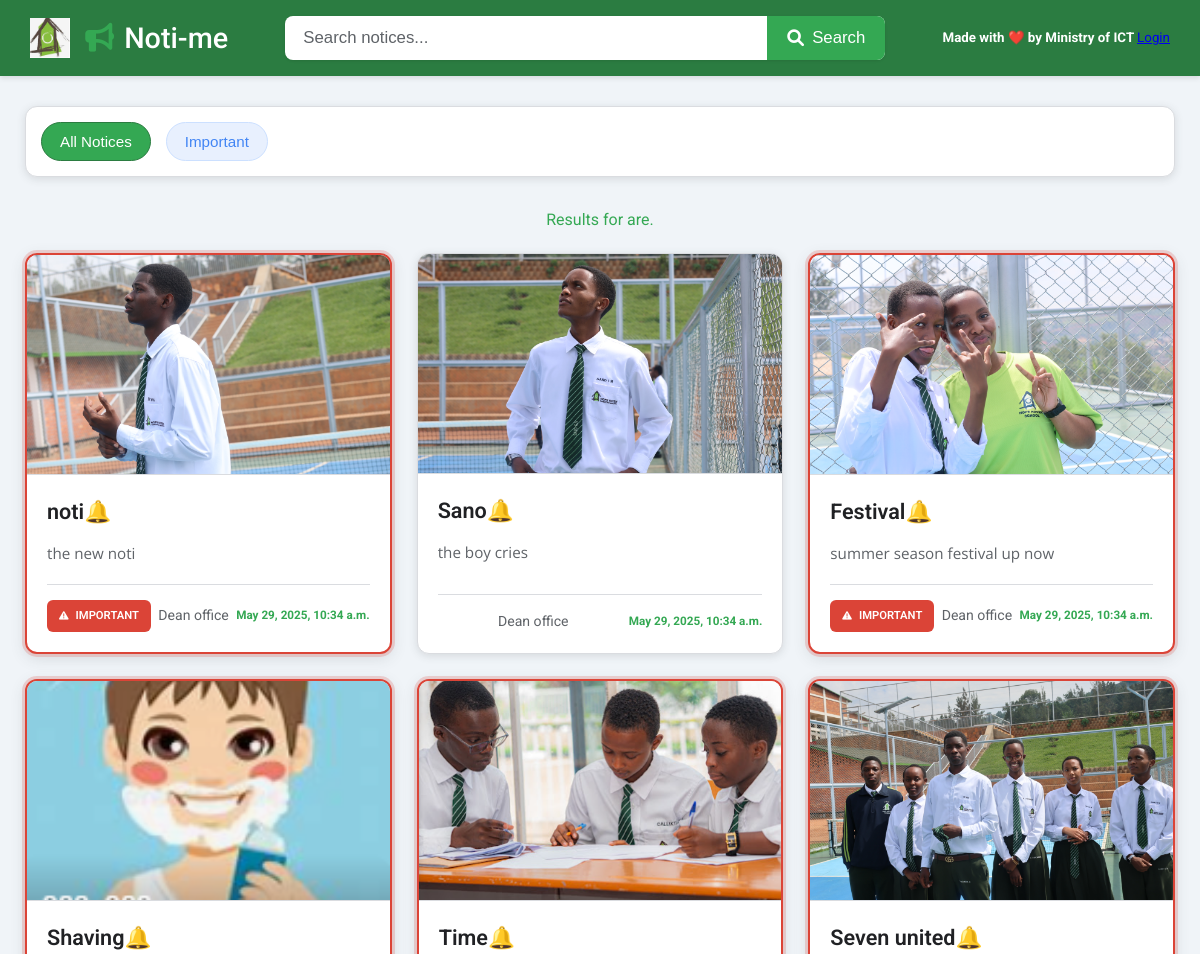
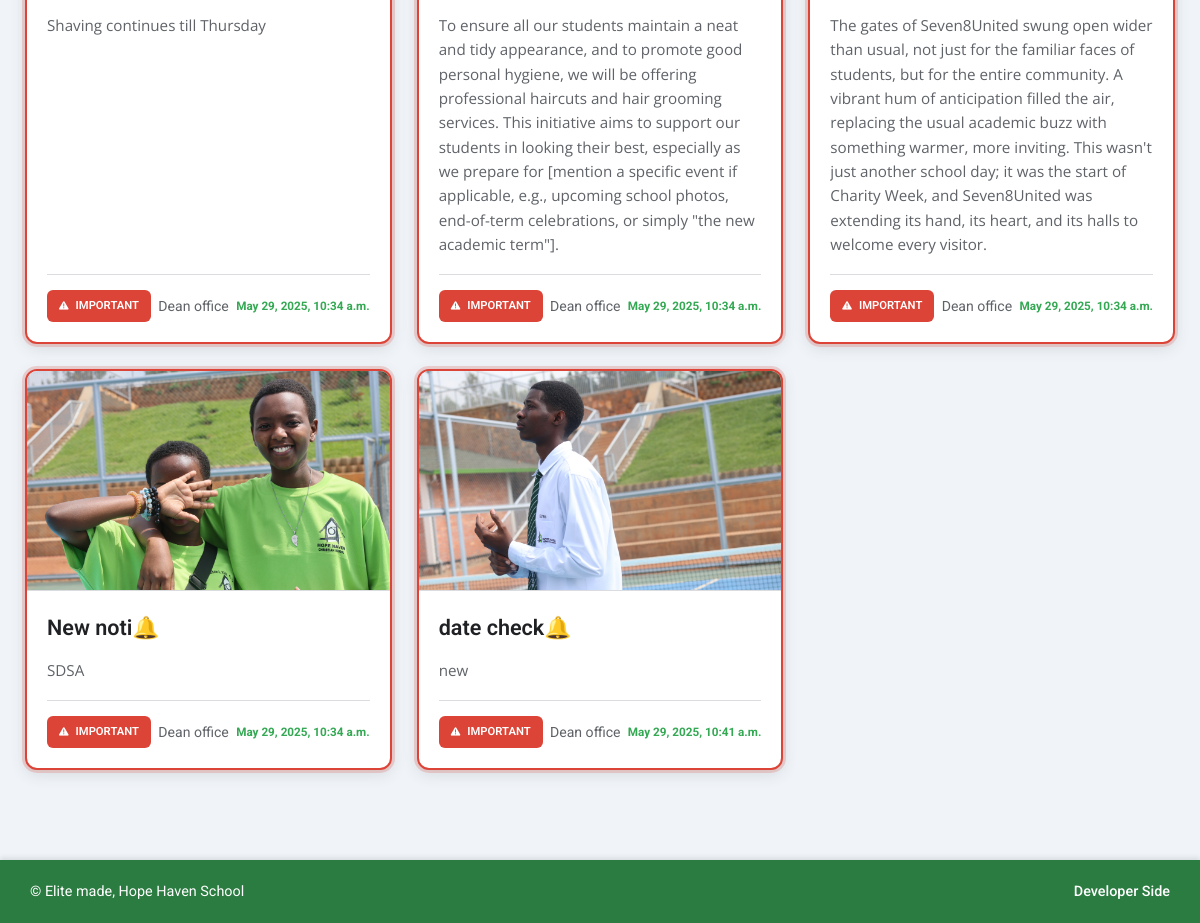
The page / on the database its author committed (2 pictures, top to bottom).
### Notices/models.py (models this page shows, shortened)
class noti(models.Model):
    title = models.CharField(max_length=100)
    descri = models.TextField()
    img = models.FileField()
    ckeck = models.BooleanField(default=False)
    created = models.DateTimeField(auto_now_add=True)

### Notices/views.py (the view)
# urls.py: path('',views.notices_view,name='notices'),
def notices_view(request):
    notices=noti.objects.all()
    context={
        'notices':notices,
        'dean':'Dean office',
    }
    return render(request,'notices.html',context)

### Notices/templates/notices.html (shortened to what this page needs)
{% load static %}
<!DOCTYPE html>
<html lang="en">
<head>
    <link rel="stylesheet" href="https://cdnjs.cloudflare.com/ajax/libs/font-awesome/6.0.0-beta3/css/all.min.css" />
</head>
<body>
    <header class="header">
        <div style="display: flex; align-items: center; flex-shrink: 0;">
            <img src="{% static 'images/haven.png' %}" alt="School Logo" class="header-logo">
            <h1><i class="fas fa-bullhorn"></i> Noti-me</h1>
        </div>
        <form id="searchForm" action="{% url 'search_view' %}" method="GET">
            <input type="text" name="query" id="searchInput" placeholder="Search notices..." value="{{ query }}">
            <button type="submit">
                <i class="fas fa-search"></i> Search
            </button>
        </form>
        <small><b>Made with ❤️ by Ministry of ICT </b><a href="{% url 'login' %}">Login</a></small>
    </header>
    <main class="container">
        <section class="filter-section">
            <button class="filter-button active" data-category="all">All Notices</button>
            <button class="filter-button" data-category="important">Important</button>
            </section>
{% if query and no_results %}
    <p style="text-align: center;">No search results found for "{{ query }}".</p>
{% else %}
<p style="color: #34A853;text-align: center;">Results for {{query}} are.</p>
{% endif %}
        <section class="notices-list-section">
            <div id="noticesContainer" class="notices-grid">
                {% if notices %}
                    {% for noti in notices %}
                    {% if noti.img %}
                    <a href="#" class="notice-card {% if noti.ckeck %}important{% endif %}"
                            data-title="{{ noti.title }}"
                            data-descri="{{ noti.descri }}"
                            data-important="{{ noti.ckeck|yesno:'true,false' }}"
                            data-img-url="{{ noti.img.url}}"
                            data-timestamp="{{ notice.date_created.timestamp|floatformat:'0' }}"
                            data-category="{{ noti.category|lower|default:'uncategorized' }}">
                        <img src="{{ noti.img.url }}" alt="{{ noti.title }}" class="notice-card-image">
                        {% endif %}
                        <div class="notice-card-content">
                            <h3>{{ noti.title }}🔔</h3>
                            <p>{{ noti.descri }}</p>
                            <div class="notice-card-footer">
                                {% if noti.ckeck %}
                                <span class="important-tag"><i class="fas fa-exclamation-triangle"></i> Important</span>
                                {% else %}
                                <span></span>
                                {% endif %}
                                <span class="notice-date">{{dean}}</span>
                                <small><b style="color: #34A853;">{{ noti.created }}</b></small>
                            </div>
                        </div>
                    </a>
                    {% endfor %}
                {% else %}
                    <div id="noNoticesMessage" class="no-notices-message">
                        <p>No notices available at the moment. Please check back later!</p>
                        <p><i class="fas fa-box-open"></i></p>
                    </div>
                {% endif %}
            </div>
        </section>
    </main>
    <footer class="footer">
        <p>&copy; Elite made, Hope Haven School</p>
        <a href="{% url 'developer_side' %}" style="color: white;">Developer Side</a>
    </footer>
</body>
</html>

### rows shown on the page
noti: img (picture), title "noti", descri "the new noti", ckeck True (drawn), dean "Dean office", created "May 29, 2025, 10:34 a.m."
noti: img (picture), title "Sano", descri "the boy cries", dean "Dean office", created "May 29, 2025, 10:34 a.m."
noti: img (picture), title "Festival", descri "summer season festival up now", ckeck True (drawn), dean "Dean office", created "May 29, 2025, 10:34 a.m."
noti: img (picture), title "Shaving", descri "Shaving continues till Thursday", ckeck True (drawn), dean "Dean office", created "May 29, 2025, 10:34 a.m."
noti: img (picture), title "Time", descri "To ensure all our students maintain a neat and tidy appearance, and to promote good personal hygiene, we will be offering professional haircuts and hair grooming services. This initiative aims to support our students in looking their best, especially as we prepare for [mention a specific event if applicable, e.g., upcoming school photos, end-of-term celebrations, or simply \"the new academic term\"].", ckeck True (drawn), dean "Dean office", created "May 29, 2025, 10:34 a.m."
noti: img (picture), title "Seven united", descri "The gates of Seven8United swung open wider than usual, not just for the familiar faces of students, but for the entire community. A vibrant hum of anticipation filled the air, replacing the usual academic buzz with something warmer, more inviting. This wasn't just another school day; it was the start of Charity Week, and Seven8United was extending its hand, its heart, and its halls to welcome every visitor.", ckeck True (drawn), dean "Dean office", created "May 29, 2025, 10:34 a.m."
noti: img (picture), title "New noti", descri "SDSA", ckeck True (drawn), dean "Dean office", created "May 29, 2025, 10:34 a.m."
noti: img (picture), title "date check", descri "new", ckeck True (drawn), dean "Dean office", created "May 29, 2025, 10:41 a.m."
